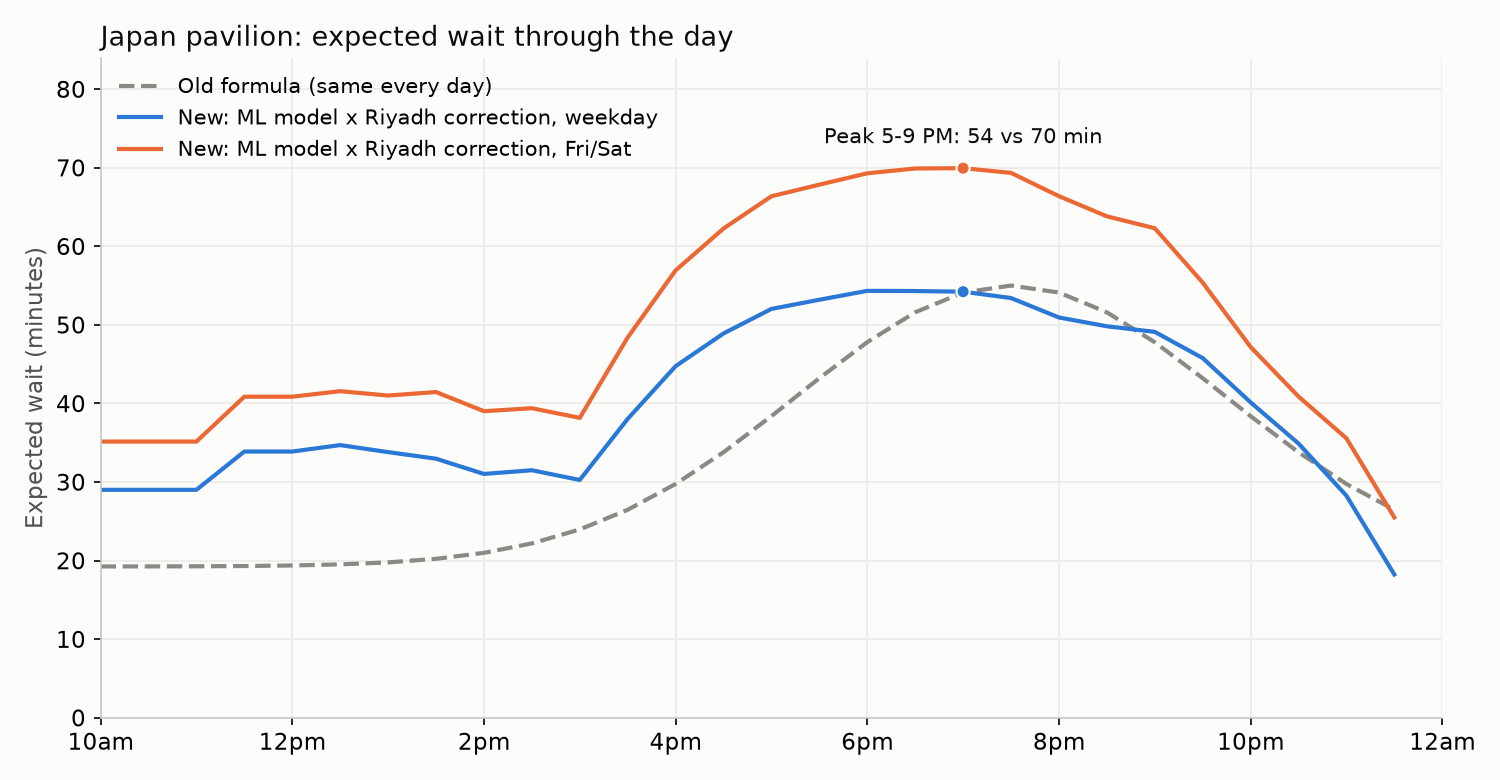

Generate this figure with Python:
"""
Compare the engine's "normal crowd" before and after the ML model.

  old: hand-made formula (popularity x evening curve) - same numbers every day
  new: A's planning model (that day's crowd) x a Riyadh correction per hour (midday heat, evening rush)

Run from the repo root:  python ml/compare_prior.py
Saves ml/compare_prior.png and prints a table.
"""
import sys
from datetime import datetime
from pathlib import Path

ROOT = Path(__file__).resolve().parent.parent
sys.path.insert(0, str(ROOT))

import matplotlib.pyplot as plt  # noqa: E402

from engine import crowd_state as cs  # noqa: E402
from ml.predict import predict_wait  # noqa: E402

PID = "jp"
THU, FRI = datetime(2026, 10, 15), datetime(2026, 10, 16)
HOURS = [h + m / 60 for h in range(10, 24) for m in (0, 30)]


def at(day, h):
    return day.replace(hour=int(h), minute=int(round((h % 1) * 60)))


def formula(t):
    """The engine's original guess: popularity x a bell curve peaking at 7:30 PM."""
    hour = t.hour + t.minute / 60
    curve = 0.35 + 0.65 * cs.math.exp(-((hour - 19.5) ** 2) / 10)
    return cs.PAVILIONS[PID].get("popularity", 3) * 11 * curve


old = [formula(at(THU, h)) for h in HOURS]
weekday = [cs.prior_wait(PID, at(THU, h)) for h in HOURS]
weekend = [cs.prior_wait(PID, at(FRI, h)) for h in HOURS]

# table: 7 PM across crowd sizes
p = cs.PAVILIONS[PID]
print(f"{PID} at 7 PM")
print(f"  old formula, any day          : {formula(at(THU, 19)):5.1f} min")
for v in (100_000, 150_000, 206_000, 289_000, 400_000):
    print(f"  model, {v:>7,} visitors       : {predict_wait(p, at(THU, 19), v, cs.PAVILIONS):5.1f} min")

BLUE, ORANGE, GRAY, INK, INK2 = "#2a78d6", "#eb6834", "#8a8984", "#0b0b0b", "#52514e"
plt.rcParams.update({"font.size": 11, "axes.spines.top": False, "axes.spines.right": False,
                     "axes.edgecolor": "#c9c8c3", "axes.grid": True, "grid.color": "#ecebe7",
                     "axes.axisbelow": True, "figure.facecolor": "#fcfcfb", "axes.facecolor": "#fcfcfb"})
fig, ax = plt.subplots(figsize=(10, 5.2))
ax.plot(HOURS, old, color=GRAY, lw=2, ls="--", label="Old formula (same every day)")
ax.plot(HOURS, weekday, color=BLUE, lw=2, label="New: ML model x Riyadh correction, weekday")
ax.plot(HOURS, weekend, color=ORANGE, lw=2, label="New: ML model x Riyadh correction, Fri/Sat")
i = HOURS.index(19)
ax.scatter([19, 19], [weekday[i], weekend[i]], s=40, color=[BLUE, ORANGE], zorder=3, edgecolors="white")
ax.annotate(f"Peak 5-9 PM: {weekday[i]:.0f} vs {weekend[i]:.0f} min", (19, weekend[i]), xytext=(0, 12),
            textcoords="offset points", ha="center", color=INK, fontsize=10)
ax.set_xticks(range(10, 25, 2), [f"{h % 12 or 12}{'am' if h < 12 or h == 24 else 'pm'}" for h in range(10, 25, 2)])
ax.set_xlim(10, 24); ax.set_ylim(0, max(weekend) * 1.2)
ax.set_ylabel("Expected wait (minutes)", color=INK2)
ax.set_title("Japan pavilion: expected wait through the day", loc="left", color=INK, fontsize=13)
ax.legend(frameon=False, loc="upper left", fontsize=10)
plt.tight_layout()
out = Path(__file__).resolve().parent / "compare_prior.png"
plt.savefig(out, dpi=150)
print("saved", out)
